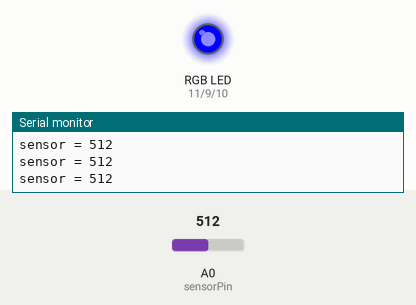
Bench run of a sketch on a simulated Arduino Uno, built with avr-gcc and run on an emulated ATmega328P. Shown: an RGB LED mixed from three pins (HIGH = lit), the last lines printed to the serial monitor. The inputs (shaded band) are chosen by the test bench; at power-on: A0 (sensorPin) = 512.

Above: at 1.2 s.
1.3 s: A0 (sensorPin) set to 663
4.3 s: A0 (sensorPin) set to 687
At 5.5 s:
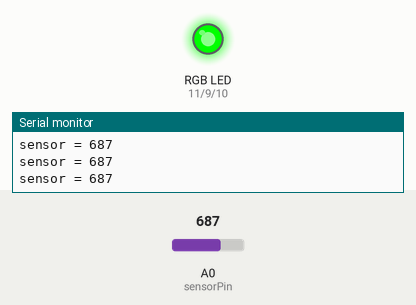
5.8 s: A0 (sensorPin) set to 330
At 6.8 s:
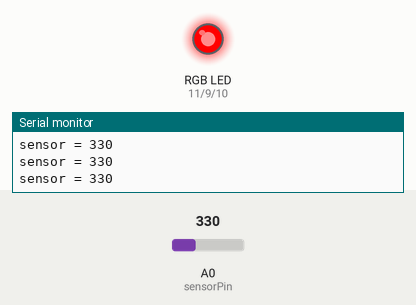
7.3 s: A0 (sensorPin) set to 350
At 7.9 s:
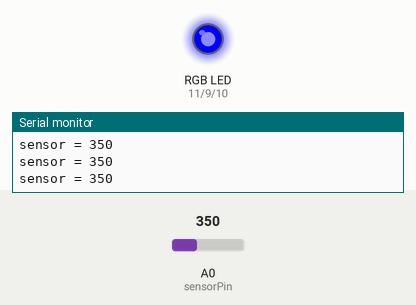
10.3 s: A0 (sensorPin) set to 306
At 11.3 s:
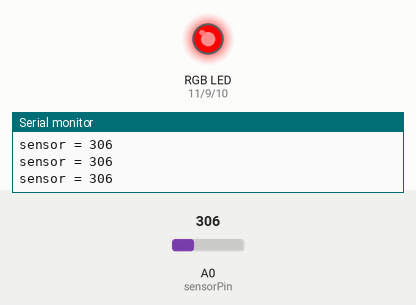
Timing chart, 0 to 13.3 s (numbered marks = the images above; inputs shaded):
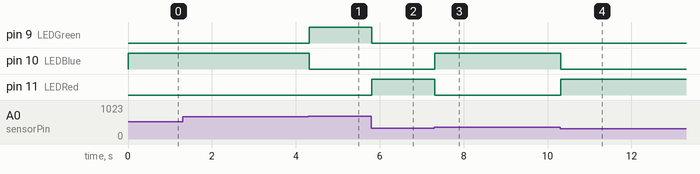

The sketch:

RGB_Pot.ino
```cpp
int LEDGreen=9;
int LEDBlue=10;
int LEDRed=11;

int sensorPin=0;
int val;


void setup(){
  Serial.begin(9600);
}

void loop(){

  val=analogRead(sensorPin);

  Serial.print("sensor = " );
  Serial.println(val);

  if (val<340) {
    analogWrite(LEDRed,255);
    analogWrite(LEDBlue,0);
    analogWrite(LEDGreen,0);
  } else if (val<680) {
    analogWrite(LEDRed,0);
    analogWrite(LEDBlue,255);
    analogWrite(LEDGreen,0);
  } else if (val<1024) {
    analogWrite(LEDRed,0);
    analogWrite(LEDBlue,0);
    analogWrite(LEDGreen,255);
  }
  delay(10);
}
```

Measured:
- the behaviour switches between 679 and 680 on A0 (sensorPin) (found by bisection; images 0 and 1)
- the behaviour switches between 339 and 340 on A0 (sensorPin) (found by bisection; images 2 and 3)
- after the input at 4.3 s, pin 9 (LEDGreen): LOW → HIGH at once; pin 10 (LEDBlue): HIGH → LOW at once
- after the input at 5.8 s, pin 9 (LEDGreen): HIGH → LOW at once; pin 11 (LEDRed): LOW → HIGH at once
- after the input at 7.3 s, pin 10 (LEDBlue): LOW → HIGH at once; pin 11 (LEDRed): HIGH → LOW at once
- after the input at 10.3 s, pin 10 (LEDBlue): HIGH → LOW at once; pin 11 (LEDRed): LOW → HIGH at once
